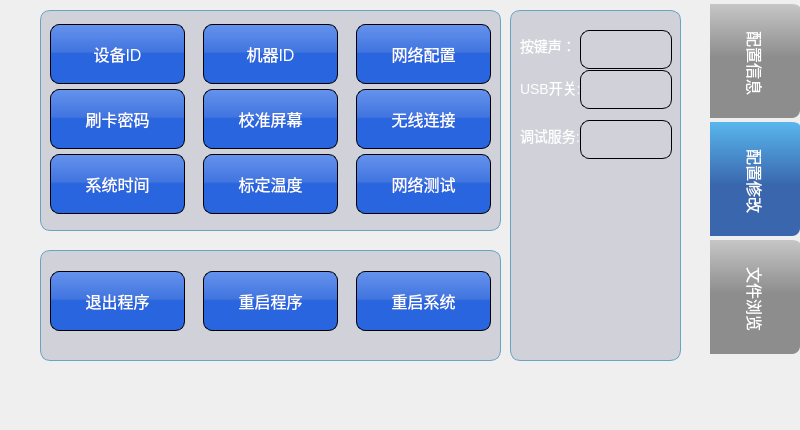
<?xml version="1.0" encoding="UTF-8"?>
<ui version="4.0">
 <class>MainConfigPage</class>
 <widget class="QWidget" name="MainConfigPage">
  <property name="geometry">
   <rect>
    <x>0</x>
    <y>0</y>
    <width>800</width>
    <height>430</height>
   </rect>
  </property>
  <property name="font">
   <font>
    <pointsize>12</pointsize>
   </font>
  </property>
  <property name="windowTitle">
   <string>Form</string>
  </property>
  <property name="styleSheet">
   <string notr="true">#MainConfigPage {
border-image: url(:/rc/res/main_bk.png) 50 00 0 0 repeat;
}</string>
  </property>
  <widget class="QTabWidget" name="tabWidget">
   <property name="geometry">
    <rect>
     <x>0</x>
     <y>0</y>
     <width>800</width>
     <height>431</height>
    </rect>
   </property>
   <property name="font">
    <font>
     <pointsize>12</pointsize>
     <weight>50</weight>
     <italic>false</italic>
     <bold>false</bold>
     <kerning>true</kerning>
    </font>
   </property>
   <property name="focusPolicy">
    <enum>Qt::TabFocus</enum>
   </property>
   <property name="layoutDirection">
    <enum>Qt::LeftToRight</enum>
   </property>
   <property name="autoFillBackground">
    <bool>false</bool>
   </property>
   <property name="styleSheet">
    <string notr="true">QGroupBox
{
background-color: rgba(85, 85, 127, 50);
border-radius: 10px;
border: 1px solid rgb(106, 163, 193);
}
QTabWidget::pane { /* The tab widget frame */
    border: 0px solid #C2C7CB;
    position: absolute;
	background-color: transparent;
}

QTabWidget::tab-bar {
    alignment: left;
}
QTabBar::tab:selected, QTabBar::tab:hover {
	background-color: qlineargradient(spread:pad, x1:1, y1:0.693, x2:1, y2:0, stop:0.176136 rgba(57, 102, 173, 255), stop:1 rgba(91, 188, 241, 255));
}

QTabBar::tab {   
    min-width: 80px;
	min-height: 100px;
    padding: 5px;
	border-top: 8px solid transparent;
	border-top-right-radius: 8px;
	border-bottom-right-radius: 8px;
	color: rgb(255, 255, 255);
	background-color: qlineargradient(spread:pad, x1:0, y1:1, x2:0, y2:0, stop:0.511364 rgba(141, 141, 141, 255), stop:0.982955 rgba(200, 200, 200, 255));
}

QPushButton {
	border: 1px solid  rgb(0, 0, 0);
	background-color: qlineargradient(spread:pad, x1:1, y1:1, x2:1, y2:0, stop:0.505682 rgba(35, 97, 222, 247), stop:0.539773 rgba(61, 114, 223, 247), stop:1 rgba(93, 142, 239, 238));
	color: rgb(255, 255, 255);
	font: 16px;
border-radius:9px;
}

QTableWidget {
	background-color: transparent;
	font: 14px;	
}
QHeaderView{  
	background-color: transparent;	
	border:0px solid #6c6c6c;
	height: 20px;
	width:25px;
}
QHeaderView::section {	
	background-color: transparent;
	font: bold 16px;
	border: 0px solid #6c6c6c;
	height: 20px;
	width:25px;
	color: rgb(255, 255, 255);
}
QTableWidget::item {
	background-color: transparent;	
	color: rgb(255, 255, 255);
}</string>
   </property>
   <property name="tabPosition">
    <enum>QTabWidget::East</enum>
   </property>
   <property name="tabShape">
    <enum>QTabWidget::Rounded</enum>
   </property>
   <property name="currentIndex">
    <number>1</number>
   </property>
   <property name="iconSize">
    <size>
     <width>32</width>
     <height>32</height>
    </size>
   </property>
   <widget class="QWidget" name="tab">
    <attribute name="title">
     <string>配置信息</string>
    </attribute>
    <widget class="QTableWidget" name="tableWidget">
     <property name="geometry">
      <rect>
       <x>0</x>
       <y>0</y>
       <width>701</width>
       <height>411</height>
      </rect>
     </property>
    </widget>
    <widget class="QTableWidget" name="tw_ctr">
     <property name="geometry">
      <rect>
       <x>520</x>
       <y>10</y>
       <width>171</width>
       <height>301</height>
      </rect>
     </property>
     <property name="focusPolicy">
      <enum>Qt::NoFocus</enum>
     </property>
     <property name="editTriggers">
      <set>QAbstractItemView::NoEditTriggers</set>
     </property>
     <attribute name="horizontalHeaderVisible">
      <bool>false</bool>
     </attribute>
     <attribute name="horizontalHeaderStretchLastSection">
      <bool>true</bool>
     </attribute>
     <attribute name="verticalHeaderVisible">
      <bool>false</bool>
     </attribute>
     <row>
      <property name="text">
       <string/>
      </property>
     </row>
     <row>
      <property name="text">
       <string/>
      </property>
     </row>
     <column>
      <property name="text">
       <string>属性</string>
      </property>
     </column>
     <column>
      <property name="text">
       <string>数值</string>
      </property>
     </column>
     <item row="0" column="0">
      <property name="text">
       <string>按键声音</string>
      </property>
      <property name="font">
       <font>
        <pointsize>14</pointsize>
       </font>
      </property>
     </item>
     <item row="1" column="0">
      <property name="text">
       <string>USB开关</string>
      </property>
      <property name="font">
       <font>
        <pointsize>14</pointsize>
       </font>
      </property>
     </item>
    </widget>
    <widget class="QTableWidget" name="tw_sys">
     <property name="geometry">
      <rect>
       <x>290</x>
       <y>10</y>
       <width>221</width>
       <height>311</height>
      </rect>
     </property>
     <property name="focusPolicy">
      <enum>Qt::NoFocus</enum>
     </property>
     <property name="editTriggers">
      <set>QAbstractItemView::NoEditTriggers</set>
     </property>
     <attribute name="horizontalHeaderVisible">
      <bool>false</bool>
     </attribute>
     <attribute name="horizontalHeaderStretchLastSection">
      <bool>true</bool>
     </attribute>
     <attribute name="verticalHeaderVisible">
      <bool>false</bool>
     </attribute>
     <row>
      <property name="text">
       <string/>
      </property>
     </row>
     <row>
      <property name="text">
       <string/>
      </property>
     </row>
     <row>
      <property name="text">
       <string/>
      </property>
     </row>
     <row>
      <property name="text">
       <string/>
      </property>
     </row>
     <row>
      <property name="text">
       <string/>
      </property>
     </row>
     <row>
      <property name="text">
       <string/>
      </property>
     </row>
     <row>
      <property name="text">
       <string/>
      </property>
     </row>
     <row>
      <property name="text">
       <string/>
      </property>
     </row>
     <row>
      <property name="text">
       <string/>
      </property>
     </row>
     <column>
      <property name="text">
       <string>属性</string>
      </property>
     </column>
     <column>
      <property name="text">
       <string>数值</string>
      </property>
     </column>
     <item row="0" column="0">
      <property name="text">
       <string>软件版本</string>
      </property>
      <property name="font">
       <font>
        <pointsize>14</pointsize>
       </font>
      </property>
     </item>
     <item row="1" column="0">
      <property name="text">
       <string>内核版本</string>
      </property>
      <property name="font">
       <font>
        <pointsize>14</pointsize>
       </font>
      </property>
     </item>
     <item row="2" column="0">
      <property name="text">
       <string>设备ID</string>
      </property>
      <property name="font">
       <font>
        <pointsize>14</pointsize>
       </font>
      </property>
     </item>
     <item row="3" column="0">
      <property name="text">
       <string>机器ID</string>
      </property>
      <property name="font">
       <font>
        <pointsize>14</pointsize>
       </font>
      </property>
     </item>
     <item row="4" column="0">
      <property name="text">
       <string>通信密码</string>
      </property>
      <property name="font">
       <font>
        <pointsize>14</pointsize>
       </font>
      </property>
     </item>
     <item row="5" column="0">
      <property name="text">
       <string>机器类型</string>
      </property>
      <property name="font">
       <font>
        <pointsize>14</pointsize>
       </font>
      </property>
     </item>
     <item row="6" column="0">
      <property name="text">
       <string>采集顺序</string>
      </property>
      <property name="font">
       <font>
        <pointsize>14</pointsize>
       </font>
      </property>
     </item>
     <item row="7" column="0">
      <property name="text">
       <string>周期顺序</string>
      </property>
      <property name="font">
       <font>
        <pointsize>14</pointsize>
       </font>
      </property>
     </item>
     <item row="8" column="0">
      <property name="text">
       <string>信号方式</string>
      </property>
      <property name="font">
       <font>
        <pointsize>14</pointsize>
       </font>
      </property>
     </item>
    </widget>
    <widget class="QTableWidget" name="tw_addr">
     <property name="geometry">
      <rect>
       <x>0</x>
       <y>10</y>
       <width>271</width>
       <height>301</height>
      </rect>
     </property>
     <property name="focusPolicy">
      <enum>Qt::NoFocus</enum>
     </property>
     <property name="editTriggers">
      <set>QAbstractItemView::NoEditTriggers</set>
     </property>
     <property name="selectionMode">
      <enum>QAbstractItemView::SingleSelection</enum>
     </property>
     <attribute name="horizontalHeaderVisible">
      <bool>false</bool>
     </attribute>
     <attribute name="horizontalHeaderDefaultSectionSize">
      <number>115</number>
     </attribute>
     <attribute name="horizontalHeaderHighlightSections">
      <bool>true</bool>
     </attribute>
     <attribute name="horizontalHeaderStretchLastSection">
      <bool>true</bool>
     </attribute>
     <attribute name="verticalHeaderVisible">
      <bool>false</bool>
     </attribute>
     <row>
      <property name="text">
       <string/>
      </property>
     </row>
     <row>
      <property name="text">
       <string/>
      </property>
     </row>
     <row>
      <property name="text">
       <string/>
      </property>
     </row>
     <row>
      <property name="text">
       <string/>
      </property>
     </row>
     <row>
      <property name="text">
       <string/>
      </property>
     </row>
     <row>
      <property name="text">
       <string/>
      </property>
     </row>
     <row>
      <property name="text">
       <string/>
      </property>
     </row>
     <row>
      <property name="text">
       <string/>
      </property>
     </row>
     <row>
      <property name="text">
       <string/>
      </property>
     </row>
     <column>
      <property name="text">
       <string>属性</string>
      </property>
     </column>
     <column>
      <property name="text">
       <string>数值</string>
      </property>
     </column>
     <item row="0" column="0">
      <property name="text">
       <string>以太网IP</string>
      </property>
      <property name="font">
       <font>
        <pointsize>14</pointsize>
       </font>
      </property>
     </item>
     <item row="1" column="0">
      <property name="text">
       <string>以太网掩码</string>
      </property>
      <property name="font">
       <font>
        <pointsize>14</pointsize>
       </font>
      </property>
     </item>
     <item row="2" column="0">
      <property name="text">
       <string>以太网网关</string>
      </property>
      <property name="font">
       <font>
        <pointsize>14</pointsize>
       </font>
      </property>
     </item>
     <item row="3" column="0">
      <property name="text">
       <string>无线IP</string>
      </property>
      <property name="font">
       <font>
        <pointsize>14</pointsize>
       </font>
      </property>
     </item>
     <item row="4" column="0">
      <property name="text">
       <string>无线掩码</string>
      </property>
      <property name="font">
       <font>
        <pointsize>14</pointsize>
       </font>
      </property>
     </item>
     <item row="5" column="0">
      <property name="text">
       <string>无线网关</string>
      </property>
      <property name="font">
       <font>
        <pointsize>14</pointsize>
       </font>
      </property>
     </item>
     <item row="6" column="0">
      <property name="text">
       <string>服务器IP</string>
      </property>
      <property name="font">
       <font>
        <pointsize>14</pointsize>
       </font>
      </property>
     </item>
     <item row="7" column="0">
      <property name="text">
       <string>服务器端口A</string>
      </property>
      <property name="font">
       <font>
        <pointsize>14</pointsize>
       </font>
      </property>
     </item>
     <item row="8" column="0">
      <property name="text">
       <string>服务器端口B</string>
      </property>
      <property name="font">
       <font>
        <pointsize>14</pointsize>
       </font>
      </property>
     </item>
    </widget>
   </widget>
   <widget class="QWidget" name="tab_2">
    <property name="font">
     <font>
      <pointsize>12</pointsize>
     </font>
    </property>
    <attribute name="title">
     <string>配置修改</string>
    </attribute>
    <widget class="QGroupBox" name="groupBox">
     <property name="geometry">
      <rect>
       <x>40</x>
       <y>10</y>
       <width>461</width>
       <height>221</height>
      </rect>
     </property>
     <property name="font">
      <font>
       <pointsize>12</pointsize>
      </font>
     </property>
     <property name="title">
      <string/>
     </property>
     <widget class="QWidget" name="gridLayoutWidget">
      <property name="geometry">
       <rect>
        <x>10</x>
        <y>10</y>
        <width>441</width>
        <height>201</height>
       </rect>
      </property>
      <layout class="QGridLayout" name="gridLayout" columnstretch="0,0,0" columnminimumwidth="0,0,0">
       <property name="horizontalSpacing">
        <number>18</number>
       </property>
       <property name="verticalSpacing">
        <number>1</number>
       </property>
       <item row="2" column="0">
        <widget class="QPushButton" name="btSystemTime">
         <property name="minimumSize">
          <size>
           <width>0</width>
           <height>60</height>
          </size>
         </property>
         <property name="font">
          <font>
           <pointsize>-1</pointsize>
           <weight>50</weight>
           <italic>false</italic>
           <bold>false</bold>
          </font>
         </property>
         <property name="focusPolicy">
          <enum>Qt::NoFocus</enum>
         </property>
         <property name="text">
          <string>系统时间</string>
         </property>
        </widget>
       </item>
       <item row="0" column="2">
        <widget class="QPushButton" name="btNetconfig">
         <property name="minimumSize">
          <size>
           <width>0</width>
           <height>60</height>
          </size>
         </property>
         <property name="font">
          <font>
           <pointsize>-1</pointsize>
           <weight>50</weight>
           <italic>false</italic>
           <bold>false</bold>
          </font>
         </property>
         <property name="focusPolicy">
          <enum>Qt::NoFocus</enum>
         </property>
         <property name="text">
          <string>网络配置</string>
         </property>
        </widget>
       </item>
       <item row="0" column="1">
        <widget class="QPushButton" name="btMachineID">
         <property name="minimumSize">
          <size>
           <width>0</width>
           <height>60</height>
          </size>
         </property>
         <property name="font">
          <font>
           <pointsize>-1</pointsize>
           <weight>50</weight>
           <italic>false</italic>
           <bold>false</bold>
          </font>
         </property>
         <property name="focusPolicy">
          <enum>Qt::NoFocus</enum>
         </property>
         <property name="text">
          <string>机器ID</string>
         </property>
        </widget>
       </item>
       <item row="2" column="2">
        <widget class="QPushButton" name="btNetTest">
         <property name="minimumSize">
          <size>
           <width>0</width>
           <height>60</height>
          </size>
         </property>
         <property name="font">
          <font>
           <pointsize>-1</pointsize>
           <weight>50</weight>
           <italic>false</italic>
           <bold>false</bold>
          </font>
         </property>
         <property name="focusPolicy">
          <enum>Qt::NoFocus</enum>
         </property>
         <property name="text">
          <string>网络测试</string>
         </property>
        </widget>
       </item>
       <item row="2" column="1">
        <widget class="QPushButton" name="btTempAdjust">
         <property name="minimumSize">
          <size>
           <width>0</width>
           <height>60</height>
          </size>
         </property>
         <property name="font">
          <font>
           <pointsize>-1</pointsize>
           <weight>50</weight>
           <italic>false</italic>
           <bold>false</bold>
          </font>
         </property>
         <property name="focusPolicy">
          <enum>Qt::NoFocus</enum>
         </property>
         <property name="text">
          <string>标定温度</string>
         </property>
        </widget>
       </item>
       <item row="1" column="1">
        <widget class="QPushButton" name="bt_calib">
         <property name="minimumSize">
          <size>
           <width>0</width>
           <height>60</height>
          </size>
         </property>
         <property name="font">
          <font>
           <pointsize>-1</pointsize>
           <weight>50</weight>
           <italic>false</italic>
           <bold>false</bold>
          </font>
         </property>
         <property name="focusPolicy">
          <enum>Qt::NoFocus</enum>
         </property>
         <property name="text">
          <string>校准屏幕</string>
         </property>
        </widget>
       </item>
       <item row="0" column="0">
        <widget class="QPushButton" name="btDevID">
         <property name="minimumSize">
          <size>
           <width>0</width>
           <height>60</height>
          </size>
         </property>
         <property name="font">
          <font>
           <pointsize>-1</pointsize>
           <weight>50</weight>
           <italic>false</italic>
           <bold>false</bold>
          </font>
         </property>
         <property name="focusPolicy">
          <enum>Qt::NoFocus</enum>
         </property>
         <property name="text">
          <string>设备ID</string>
         </property>
        </widget>
       </item>
       <item row="1" column="0">
        <widget class="QPushButton" name="btCardPass">
         <property name="minimumSize">
          <size>
           <width>0</width>
           <height>60</height>
          </size>
         </property>
         <property name="font">
          <font>
           <pointsize>-1</pointsize>
           <weight>50</weight>
           <italic>false</italic>
           <bold>false</bold>
          </font>
         </property>
         <property name="focusPolicy">
          <enum>Qt::NoFocus</enum>
         </property>
         <property name="text">
          <string>刷卡密码</string>
         </property>
        </widget>
       </item>
       <item row="1" column="2">
        <widget class="QPushButton" name="btWifi">
         <property name="minimumSize">
          <size>
           <width>0</width>
           <height>60</height>
          </size>
         </property>
         <property name="font">
          <font>
           <pointsize>-1</pointsize>
           <weight>50</weight>
           <italic>false</italic>
           <bold>false</bold>
          </font>
         </property>
         <property name="focusPolicy">
          <enum>Qt::NoFocus</enum>
         </property>
         <property name="text">
          <string>无线连接</string>
         </property>
        </widget>
       </item>
      </layout>
     </widget>
    </widget>
    <widget class="QGroupBox" name="groupBox_2">
     <property name="geometry">
      <rect>
       <x>40</x>
       <y>250</y>
       <width>461</width>
       <height>111</height>
      </rect>
     </property>
     <property name="font">
      <font>
       <pointsize>12</pointsize>
      </font>
     </property>
     <property name="title">
      <string/>
     </property>
     <widget class="QWidget" name="horizontalLayoutWidget">
      <property name="geometry">
       <rect>
        <x>10</x>
        <y>20</y>
        <width>441</width>
        <height>62</height>
       </rect>
      </property>
      <layout class="QHBoxLayout" name="horizontalLayout">
       <property name="spacing">
        <number>18</number>
       </property>
       <item>
        <widget class="QPushButton" name="btExit">
         <property name="minimumSize">
          <size>
           <width>0</width>
           <height>60</height>
          </size>
         </property>
         <property name="font">
          <font>
           <pointsize>-1</pointsize>
           <weight>50</weight>
           <italic>false</italic>
           <bold>false</bold>
          </font>
         </property>
         <property name="focusPolicy">
          <enum>Qt::NoFocus</enum>
         </property>
         <property name="text">
          <string>退出程序</string>
         </property>
        </widget>
       </item>
       <item>
        <widget class="QPushButton" name="btRestart">
         <property name="minimumSize">
          <size>
           <width>0</width>
           <height>60</height>
          </size>
         </property>
         <property name="font">
          <font>
           <pointsize>-1</pointsize>
           <weight>50</weight>
           <italic>false</italic>
           <bold>false</bold>
          </font>
         </property>
         <property name="focusPolicy">
          <enum>Qt::NoFocus</enum>
         </property>
         <property name="text">
          <string>重启程序</string>
         </property>
        </widget>
       </item>
       <item>
        <widget class="QPushButton" name="btReboot">
         <property name="minimumSize">
          <size>
           <width>0</width>
           <height>60</height>
          </size>
         </property>
         <property name="font">
          <font>
           <pointsize>-1</pointsize>
           <weight>50</weight>
           <italic>false</italic>
           <bold>false</bold>
          </font>
         </property>
         <property name="focusPolicy">
          <enum>Qt::NoFocus</enum>
         </property>
         <property name="text">
          <string>重启系统</string>
         </property>
        </widget>
       </item>
      </layout>
     </widget>
    </widget>
    <widget class="QGroupBox" name="groupBox_4">
     <property name="geometry">
      <rect>
       <x>510</x>
       <y>10</y>
       <width>171</width>
       <height>351</height>
      </rect>
     </property>
     <property name="font">
      <font>
       <pointsize>12</pointsize>
      </font>
     </property>
     <property name="title">
      <string/>
     </property>
     <widget class="QLabel" name="label">
      <property name="geometry">
       <rect>
        <x>10</x>
        <y>20</y>
        <width>61</width>
        <height>31</height>
       </rect>
      </property>
      <property name="styleSheet">
       <string notr="true">font: 14px;
color: rgb(255, 255, 255);</string>
      </property>
      <property name="text">
       <string>按键声：</string>
      </property>
     </widget>
     <widget class="QPushButton" name="bt_voice">
      <property name="geometry">
       <rect>
        <x>70</x>
        <y>20</y>
        <width>92</width>
        <height>39</height>
       </rect>
      </property>
      <property name="styleSheet">
       <string notr="true">QPushButton{
border-image: url(:/rc/res/switch_off.png);
font: bold 18px;
background-color:none;
min-height: 35px;
min-width: 88px;
}

QPushButton:checked{border-image: url(:/rc/res/switch_on.png);background-color:none;}</string>
      </property>
      <property name="text">
       <string/>
      </property>
      <property name="iconSize">
       <size>
        <width>80</width>
        <height>40</height>
       </size>
      </property>
      <property name="checkable">
       <bool>true</bool>
      </property>
     </widget>
     <widget class="QLabel" name="label_2">
      <property name="geometry">
       <rect>
        <x>10</x>
        <y>62</y>
        <width>61</width>
        <height>31</height>
       </rect>
      </property>
      <property name="font">
       <font>
        <pointsize>-1</pointsize>
        <weight>50</weight>
        <italic>false</italic>
        <bold>false</bold>
       </font>
      </property>
      <property name="styleSheet">
       <string notr="true">font: 14px;
color: rgb(255, 255, 255);</string>
      </property>
      <property name="text">
       <string>USB开关:</string>
      </property>
     </widget>
     <widget class="QPushButton" name="bt_usb">
      <property name="geometry">
       <rect>
        <x>70</x>
        <y>60</y>
        <width>92</width>
        <height>39</height>
       </rect>
      </property>
      <property name="styleSheet">
       <string notr="true">QPushButton{
border-image: url(:/rc/res/switch_off.png);
font: bold 18px;
background-color:none;
min-height: 35px;
min-width: 88px;
}
QPushButton:checked{border-image: url(:/rc/res/switch_on.png);background-color:none;}</string>
      </property>
      <property name="text">
       <string/>
      </property>
      <property name="iconSize">
       <size>
        <width>80</width>
        <height>40</height>
       </size>
      </property>
      <property name="checkable">
       <bool>true</bool>
      </property>
     </widget>
     <widget class="QLabel" name="label_4">
      <property name="geometry">
       <rect>
        <x>10</x>
        <y>110</y>
        <width>61</width>
        <height>31</height>
       </rect>
      </property>
      <property name="font">
       <font>
        <pointsize>-1</pointsize>
        <weight>50</weight>
        <italic>false</italic>
        <bold>false</bold>
       </font>
      </property>
      <property name="styleSheet">
       <string notr="true">font: 14px;
color: rgb(255, 255, 255);</string>
      </property>
      <property name="text">
       <string>调试服务:</string>
      </property>
     </widget>
     <widget class="QPushButton" name="bt_NetCommand">
      <property name="geometry">
       <rect>
        <x>70</x>
        <y>110</y>
        <width>92</width>
        <height>39</height>
       </rect>
      </property>
      <property name="styleSheet">
       <string notr="true">QPushButton{
border-image: url(:/rc/res/switch_off.png);
font: bold 18px;
background-color:none;
min-height: 35px;
min-width: 88px;
}
QPushButton:checked{border-image: url(:/rc/res/switch_on.png);background-color:none;}</string>
      </property>
      <property name="text">
       <string/>
      </property>
      <property name="iconSize">
       <size>
        <width>80</width>
        <height>40</height>
       </size>
      </property>
      <property name="checkable">
       <bool>true</bool>
      </property>
     </widget>
    </widget>
   </widget>
   <widget class="QWidget" name="tab_3">
    <attribute name="title">
     <string>文件浏览</string>
    </attribute>
    <widget class="QTableWidget" name="tw_file">
     <property name="geometry">
      <rect>
       <x>30</x>
       <y>30</y>
       <width>661</width>
       <height>391</height>
      </rect>
     </property>
     <property name="styleSheet">
      <string notr="true"/>
     </property>
     <property name="selectionBehavior">
      <enum>QAbstractItemView::SelectRows</enum>
     </property>
     <property name="rowCount">
      <number>12</number>
     </property>
     <attribute name="horizontalHeaderDefaultSectionSize">
      <number>175</number>
     </attribute>
     <attribute name="horizontalHeaderMinimumSectionSize">
      <number>16</number>
     </attribute>
     <attribute name="horizontalHeaderStretchLastSection">
      <bool>true</bool>
     </attribute>
     <row/>
     <row/>
     <row/>
     <row/>
     <row/>
     <row/>
     <row/>
     <row/>
     <row/>
     <row/>
     <row/>
     <row/>
     <column>
      <property name="text">
       <string>文件名</string>
      </property>
      <property name="textAlignment">
       <set>AlignLeft|AlignVCenter</set>
      </property>
     </column>
     <column>
      <property name="text">
       <string>版本</string>
      </property>
      <property name="textAlignment">
       <set>AlignLeft|AlignVCenter</set>
      </property>
     </column>
     <column>
      <property name="text">
       <string>大小</string>
      </property>
      <property name="textAlignment">
       <set>AlignLeft|AlignVCenter</set>
      </property>
     </column>
     <column>
      <property name="text">
       <string>状态</string>
      </property>
      <property name="textAlignment">
       <set>AlignLeft|AlignVCenter</set>
      </property>
     </column>
    </widget>
    <widget class="QLabel" name="label_3">
     <property name="geometry">
      <rect>
       <x>290</x>
       <y>0</y>
       <width>181</width>
       <height>31</height>
      </rect>
     </property>
     <property name="styleSheet">
      <string notr="true">font: bold 24px;
color: rgb(255, 255, 0);</string>
     </property>
     <property name="text">
      <string>配置文件列表</string>
     </property>
    </widget>
   </widget>
  </widget>
 </widget>
 <resources/>
 <connections/>
</ui>
